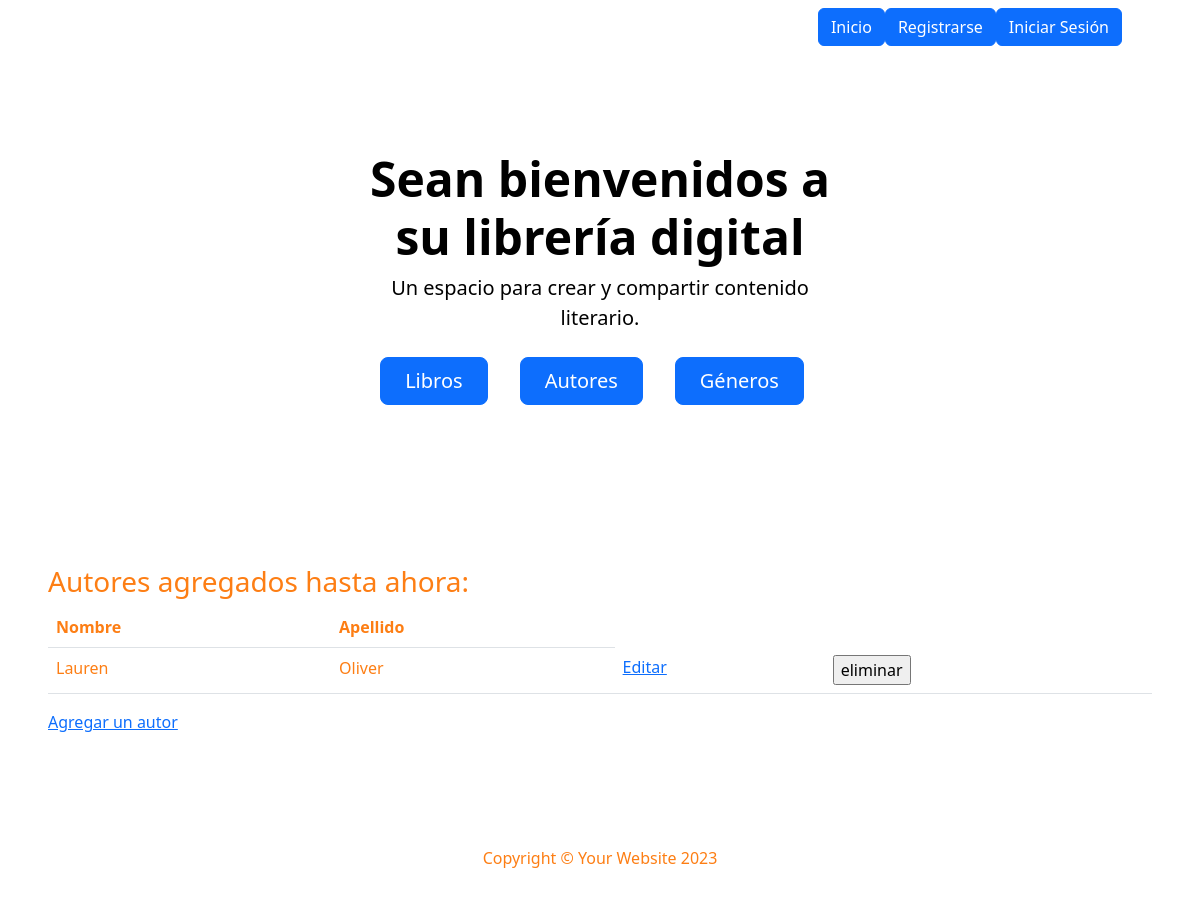
/mi_libreria/autores/, run on an earlier commit of the app's database.
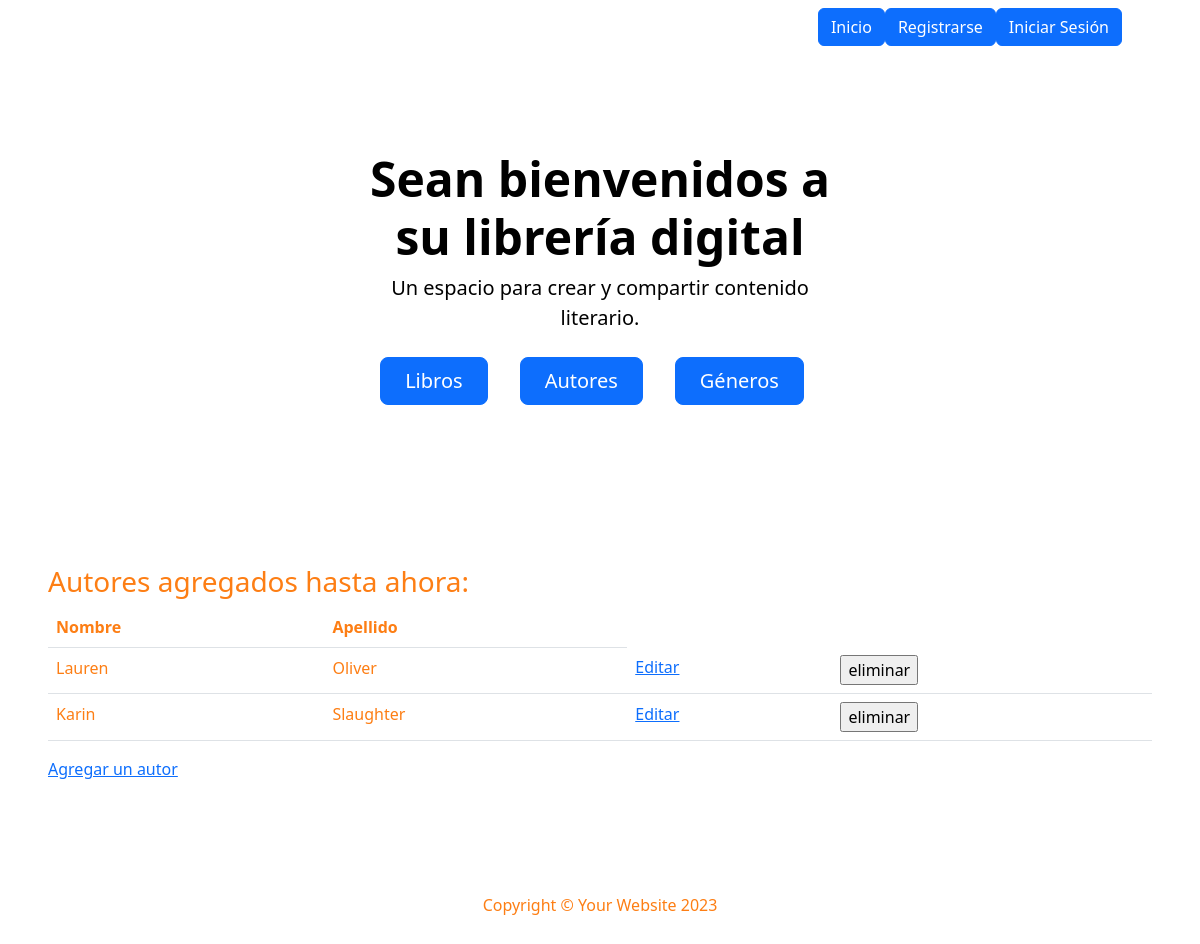
And on a later commit of the database.
### mi_libreria/models.py (models this page shows, shortened)
class Autores(models.Model):
    apellido = models.CharField(max_length=256)
    nombre = models.CharField(max_length=256)
    fecha_nacimiento = models.DateField(null=True, blank=True)
    bio = models.TextField(blank=True)

### mi_libreria/views.py (the view)
# urls.py: path("autores/", views.listar_autores, name='lista_autores'),
def listar_autores(request):
    contexto = {
        "autores": Autores.objects.all(),
    }
    http_response = render(
        request=request,
        template_name='mi_libreria/lista_autores.html',
        context=contexto,
    )
    return http_response

### mi_libreria/templates/mi_libreria/lista_autores.html (shortened to what this page needs)
{% extends 'base.html' %}
{% block contenido %}
    <h3>Autores agregados hasta ahora:</h3>
    <table class="table">
        <tbody>
            <tr>
                <th>Nombre</th>
                <th>Apellido</th>
            </tr>
            {% for autor in autores %}
            <tr>
                <td>{{ autor.nombre }}</td>
                <td>{{ autor.apellido }}</td>
                <td>
                    <a href="{% url 'editar_autor' autor.id %}">Editar</a>
                  </td>
                <td>
                    <form action="{% url 'eliminar_autor' autor.id %}" method="post">
                      <input type="submit" value="eliminar"/>
                    </form>
                  </td>
            </tr>
            {% endfor %}
        </tbody>
    </table>
    <a href="{% url 'crear_autores' %}">Agregar un autor</a>
{% endblock contenido %}

What changed in the data, as far as the page shows it:
added Autores: nombre "Karin", apellido "Slaughter"
